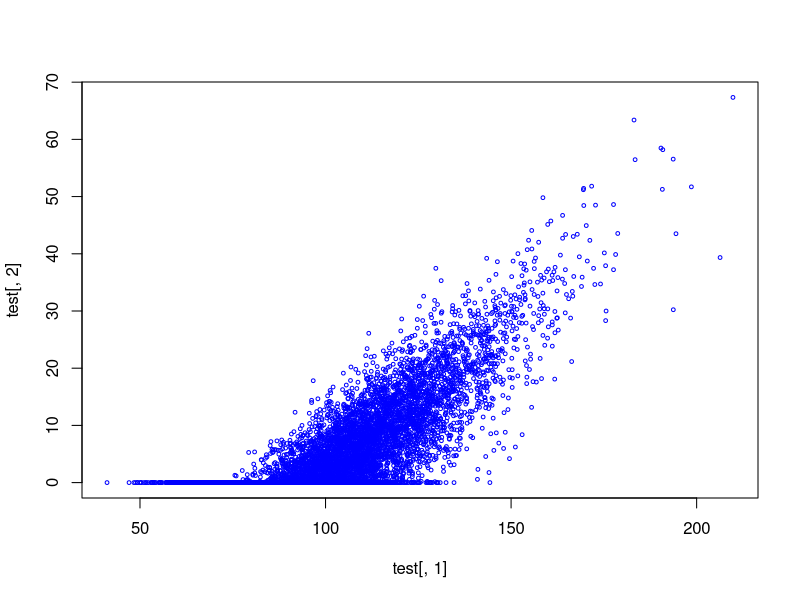
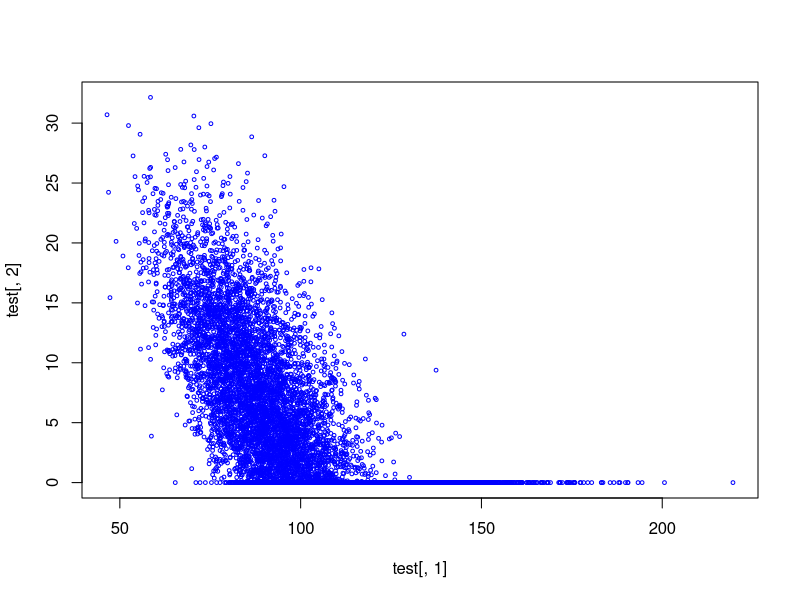

Write the R code that produced these figures, in order.
## Asian Floating-Strike Call Option
## Author: Ming Tian
## Date: 2015-05-06
## Copyright @2015 MingTian

#assign the parameters firstly
mu = 0  #mean
sig = 0.2  #sigma/annulaized volitility
S0 = 100  #start stock price
r = 0  #interest rate
q = 0  #dividends of stock
dt = 1/252  #time step
T_m = 1  #maturity time
type = "c"  #option type

# 20150913 update version
Random.Path.New <- function(S0_ = S0, sig_ = sig, mu_ = mu, dt_ = dt, T_m_ = T_m, n_path) {
  # generate the random vector
  rand_vec <- rlnorm(n=(T_m_/dt_)*n_path, meanlog = mu_ - 0.5*((sig_*sqrt(1/252))^2), sdlog = sig_*sqrt(1/252))
  
  # build the result
  result <- matrix(data=rand_vec, nrow=n_path, ncol=(T_m_/dt_))
  
  # apply the function to transform to the price ts
  result[, 1] <- S0_
  result_new <- t(apply(result, 1, function(x) {
    cumprod(x)
  }))
  
  # return the result
  result_new
}

#define a payoff function for Asian Floating Strike Option
AFS.Payoff <- function(Price_ts, type = "c")
{
  if(type == "c")  #Call
  {
    payoff_tmp <- Price_ts[length(Price_ts)] - mean(Price_ts)
    payoff <- max(0, payoff_tmp)
  }
  else  #Put
  {
    payoff_tmp <- mean(Price_ts) - Price_ts[length(Price_ts)]
    payoff <- max(0, payoff_tmp)
  }
  
  # return the result
  payoff
}

# 20150917 updated
AFS.Payoff.Vectorization <- function(PayoffFunc, S0_ = S0, sig_ = sig, sig_DH = sig, 
                                     mu_ = mu, dt_ = dt, T_m_ = T_m, n_path_ = 10000, type = "c")
{
  #Call the Random.Path function firstly
  rand_path <- Random.Path.New(n_path = n_path_)
  
  #build a result container
  result <- matrix(1:(n_path_*2), ncol = 2)
  result[, 1] <- rand_path[, ncol(rand_path)]
  #decide the option type
  if(type == "c")  #Call
  {
    payofffunc <- function(x) {
      # calculate option Payoff
      Opt_payoff <- PayoffFunc(Price_ts = x, type = type)
      # return
      Opt_payoff
    }
    
    result[, 2] <- apply(rand_path, 1, payofffunc)
  }
  else  #Put
  {
    payofffunc <- function(x) {
      # calculate option Payoff
      Opt_payoff <- PayoffFunc(Price_ts = x, type = type)
      # return
      Opt_payoff
    }
    
    result[, 2] <- apply(rand_path, 1, payofffunc)
  }
  #return
  result
}

# call test
test <- AFS.Payoff.Vectorization(PayoffFunc = AFS.Payoff)
plot(test[, 1], test[, 2], col="blue", cex=0.5)

# put test
test <- AFS.Payoff.Vectorization(PayoffFunc = AFS.Payoff, type = "p")
plot(test[, 1], test[, 2], col="blue", cex=0.5)
